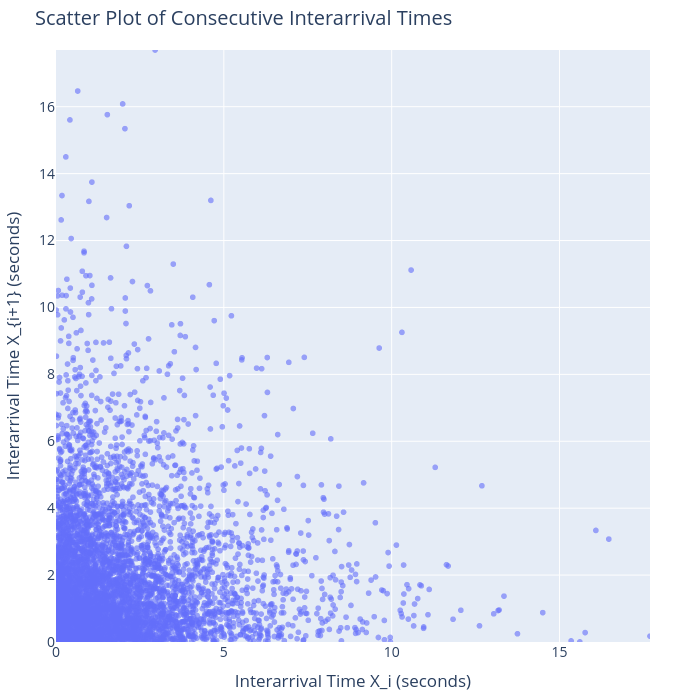

Notebook code for this chart:
### Code cell
# PART C, Task 2: Observed Interarrival Times

# Import File
df_arrivals = pd.read_csv(path_to_arrival_times, parse_dates=["timestamp"])

# Compute interarrival times in seconds
df_arrivals["interarrival_time"] = df_arrivals["timestamp"].diff().dt.total_seconds()

# Remove the first row (NaN due to `diff()`)
df_arrivals = df_arrivals.dropna()

# Create X_i and X_{i+1}
X_i = df_arrivals["interarrival_time"][:-1].values  # All except last
X_next = df_arrivals["interarrival_time"][1:].values  # All except first

# Create DataFrame for Plotly
df_scatter = pd.DataFrame({"X_i": X_i, "X_next": X_next})

# Determine axis limits (equal for both)
axis_min = min(df_scatter["X_i"].min(), df_scatter["X_next"].min())
axis_max = max(df_scatter["X_i"].max(), df_scatter["X_next"].max())

# Create scatter plot to check for independence
fig = px.scatter(df_scatter, x="X_i", y="X_next", title="Scatter Plot of Consecutive Interarrival Times",
                 labels={"X_i": "Interarrival Time X_i (seconds)", "X_next": "Interarrival Time X_{i+1} (seconds)"},
                 opacity=0.6)

# Set equal axis limits and enforce equal aspect ratio
fig.update_layout(
    xaxis=dict(title="Interarrival Time X_i (seconds)", range=[axis_min, axis_max]),
    yaxis=dict(title="Interarrival Time X_{i+1} (seconds)", range=[axis_min, axis_max]),
    font=dict(size=14),
    autosize=False,
    width=700,  # Set figure width
    height=700, # Set figure height (square)
    margin=dict(l=50, r=50, t=50, b=50),
)

fig.show()

### Figure 1 — Plotly figure (JSON) as saved in the notebook; plotly's stock layout.template omitted (floating-point values rounded to 4 significant figures; data arrays with more than 128 entries replaced by an {"elided": "..."} marker saying what was removed)
{"data": [{"hovertemplate": "Interarrival Time X_i (seconds)=%{x}<br>Interarrival Time X_{i+1} (seconds)=%{y}<extra></extra>", "legendgroup": "", "marker": {"color": "#636efa", "opacity": 0.6, "symbol": "circle"}, "mode": "markers", "name": "", "showlegend": false, "type": "scattergl", "x": {"elided": "5398 float values"}, "xaxis": "x", "y": {"elided": "5398 float values"}, "yaxis": "y"}], "layout": {"autosize": false, "font": {"size": 14}, "height": 700, "legend": {"tracegroupgap": 0}, "margin": {"b": 50, "l": 50, "r": 50, "t": 50}, "title": {"text": "Scatter Plot of Consecutive Interarrival Times"}, "width": 700, "xaxis": {"anchor": "y", "domain": [0, 1], "range": [0.0001412, 17.7], "title": {"text": "Interarrival Time X_i (seconds)"}}, "yaxis": {"anchor": "x", "domain": [0, 1], "range": [0.0001412, 17.7], "title": {"text": "Interarrival Time X_{i+1} (seconds)"}}}}
